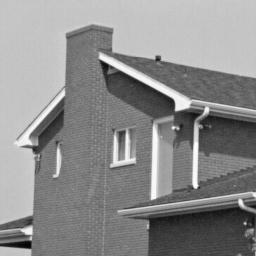
#> input picture Practical-work-6-Harris-Corner-Detector/images/house2.png, 256 x 256 px, found by its file name
$ jupyter execute TME6.ipynb   (older library calls are emulated)
#> lines starting #> are read from the running program, lines starting #| are printed output that depends on the picture; after the words box and inside, x2 and y2 are one past the last pixel; in counts of white or black regions, pixels touching at a corner belong together
# Practical work 6 : Harris Corner Detector

The goal of this pratical work is to implement the Harris-Stephen's corners detector (C. Harris and M. Stephens. A combined corner and edge detector. In Proc. Fourth Alvey Vision Conference, pages 147–151, 1988).

Recall the Harris detector computes a map of corners from an image $I$:
$$
R(x,y) = \operatorname{det}(M) - k (\operatorname{trace}(M))^2, (x,y) \text{pixels}
$$
with $k\in[0.04, 0.06]$. $M$ is the auto-correlation of image $I$:
$$
M=\begin{pmatrix}
\sum_{x,y \in W} w(x,y)I_x^2 &
\sum_{x,y \in W} w(x,y)I_xI_y \\
\sum_{x,y \in W} w(x,y)I_xI_y &
\sum_{x,y \in W} w(x,y)I_y^2
\end{pmatrix}
=\begin{pmatrix}
A & B \\ C & D
\end{pmatrix}
$$
with $w(x,y)=\frac1{2\pi \sigma^2}e^{\frac{(x-x_c)^2 + (y-y_c)^2}{2\sigma^2}}$ a Gaussian mask centered on the window $W$. Partial derivatives $I_x$ and $I_y$ are estimated by one of the following kernels :
- Gradient:  $G_x = \begin{pmatrix} 0 & 0 & 0\\ 1 & 0 &-1 \\ 0 & 0 & 0 \end{pmatrix}$,
 $G_y = G_x^T$
- Prewitt: $G_x = \begin{pmatrix} 1 & 0 & -1\\ 1 & 0 &-1 \\ 1 & 0 & -1 \end{pmatrix}$,
 $G_y = G_x^T$
- Sobel: $G_x = \begin{pmatrix} 1 & 0 & -1\\ 2 & 0 &-2 \\ 1 & 0 & -1 \end{pmatrix}$,
 $G_y = G_x^T$


[cell 1]
# Load useful libraries
from PIL import Image
import matplotlib.pyplot as plt
import numpy as np
import scipy.signal

# Useful functions
def gaussianKernel(sigma):
    N = np.int(np.ceil(3*sigma))
    x = y = np.linspace(np.int(-3*sigma),np.int(3*sigma),2*N+1)
    X,Y = np.meshgrid(x,y)
    noyau = np.exp(-(X*X+Y*Y)/(2*sigma*sigma))
    return noyau/noyau.sum()

def imshow(I, title=None, size=500, axis=False):
    """ display an image, with title, size, and axis """
    plt.figure(figsize=(size//80, size//80))
    plt.gray()
    plt.imshow(I)
    if not axis: plt.axis('off')
    if title: plt.title(title)
    plt.show()

## Exercise 1: Harris response calculation

1) Write a function `computeR(I, scale, kappa)` that returns the Harris response $R$ from an image $I$ and a scale $scale$. You will use 5 steps:
- Computation of the directionnal derivate $I_x$ and $I_y$. Use the Sobel kernel.
- Computation of the products $I_x^2$, $I_y^2$, $I_x.I_y$.
- Computation of the convolution of $I_x^2$, $I_y^2$ and $I_x.I_y$ by a gaussian kernel of size N (use given function `gaussianKernel()`)
- Computation of $\operatorname{det}(M(x,y))$ and $\operatorname{trace}(M(x,y))$ for each pixel
- Computation of $R(x,y) = \operatorname{det}(M(x,y)) - k.(\operatorname{trace}(M(x,y)))^2$. You can use $k = 0.04$.

 You can compute the convolutions by using the ```scipy.signal.convolve2d``` function.

[cell 2]
def computeR(image,scale,kappa):
    """ Array[n, m]*float*float->Array[n, m]
    """
#> called with scale = 2.33, kappa = 0.04
    Sx=np.array([[1,0,-1],[2,0,-2],[1,0,-1]])
    Sy=np.array([[1,2,1],[0,0,0],[-1,-2,-1]])

    Ix=scipy.signal.convolve2d(image,Sx,mode='same')
    Iy=scipy.signal.convolve2d(image,Sy,mode='same')

    Ix2=Ix**2
    Iy2=Iy**2
    Ixy=Ix*Iy
    Gkernel=gaussianKernel(scale)  #filtre gaussien

    #Calcul des convolutions
    gIx2=scipy.signal.convolve2d(Ix2,Gkernel,mode='same')
    gIy2=scipy.signal.convolve2d(Iy2,Gkernel,mode='same')
    gIxy=scipy.signal.convolve2d(Ixy,Gkernel,mode='same')

    det=gIx2*gIy2-gIxy**2
    trace=gIx2+gIy2

    R=det-kappa*(trace**2)

    return R

2) Write a script that displays the Harris response for the image ```img/house2.png``` along with the original image. Use a gaussian window of size $W=15$ pixels.

[cell 3]
image=np.array(Image.open("img/house2.png"))
print("Image house2.png")
imshow(image)

print("La réponse d'Harris pour l'image house2.png, avec une filtre gaussien de taille 15")
W=15
sigma=(W-1)/6
R=computeR(image,sigma,0.04)
imshow(R)

3) Write in a few lines an interpretation of the results, explaining how the Harris response allows to detect and discriminate homogeneous areas, edges and corners.

- La réponse de Harris montre bien les contours ,les coins et les régions sur l'image.
* R>0 : représente un coin
* R=0 : représente un région
* R<0 : représente un contours

## Exercise 2 : Harris corner detector
From the Harris response calculated at exercise 1, we will write all the functions needed for the Harris detector. Write the following functions:

1) A function `thresholdR(R, thres)` that calculates and returns the binary thresholding $R_b$ of the response $R$ according to the threshold $thres$

[cell 4]
def thresholdR(R, thres):
    """ Array[n, m] * float -> Array[n, m]
    """
#> called with thres = 900000
    return np.where(R<thres,0,1)
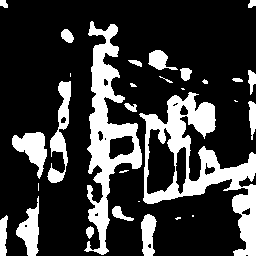
#> returned value: shape (256, 256) int64; values 0 (black) and 1 (white), 23% white; 30 white regions (9 under 20 px), largest, box (x1, y1, x2, y2) and area: (139, 92, 256, 256) 5707, (84, 21, 142, 255) 4628, (47, 81, 71, 183) 965

2) A function `Rnms(R, Rbin)` that performs a non-maximum supression from the response $R$ and the binarized response $R_{bin}$. It returns the image $R_{locmax}$ (same size as $R$) =1 where $R_{bin}=1$ and the pixel has a greater value $R$ than its 8 nearest neighbors.

**Bonus**: Write a faster version of the script using Numpy function `np.roll()`.

[cell 5]
def Rnms(image_harris,Rbin):
    """ Array[n, m] -> Array[n, m]
    """
    R=image_harris.copy()

    n=R.shape[0]
#> n = 256
    m=R.shape[1]
#> m = 256
    Rlocmax=np.zeros((n,m))
    List=[]

    for i in range(1,n-1):
        for j in range(1,m-1):
            Liste=[]
            liste=np.matrix.tolist((R[i-1:i+2,j-1:j+2]).reshape((1,9)))
            liste=liste[0]
            del liste[4]
            if np.all(R[i,j]>liste) and Rbin[i,j]==1:
                Rlocmax[i,j]=1
#> Rlocmax: shape (256, 256) float64; values 0 (black) and 1 (white), 0.24% white in thin lines or dots

    return Rlocmax

3) Write a function ``cornerDetector(image, scale, kappa, thresh)`` that returns an array of the same size as the image. The array takes two values: 1 where a corner is detected and 0 elsewhere.

[cell 6]
def cornerDetector(image, sigma, kappa, thres):
    """ Array[n, m]*float*float*float -> Array[n, m]
    """
    R=computeR(image,sigma,kappa)
    Rbin=thresholdR(R,thres)
    Rlocmax=Rnms(R,Rbin)
    return Rlocmax

4 ) Display the detected corners on the original image for the image ```img/house2.png```. Each detected corner will be displayed as a small red disk. You can use the functions ```np.nonzero()``` and ```plt.scatter()``` to that purpose.

[cell 7]
image=np.array(Image.open("img/house2.png"))
print("Image house2.png :\n")
imshow(image)

print("Detection de coins dans l'image house2.png :\n")
W=15
sigma=(W-1)/6
kappa=0.04
thres=900000
Result=cornerDetector(image,sigma,kappa,thres)
imshow(Result)
plt.scatter(np.nonzero(Result)[0],np.nonzero(Result)[1],c='red')

5) Evaluate the performances of the corner detector. Try to find good values for Sigma and Threshold.

The performance of the corner detector :

Le detecteur de coin permet de detecter les coin grace à la réponse du détecteur de Harris.

Sigma=14/6=2,33
Threshold=900000

## Exercise 3 : Properties of Harris corner detector

The goal of this exercice is to study some invariance properties of Harris detector.

1) Write a script that detects the corners on the images ```img/toyHorse1.png``` and ```img/toyHorse2.png``` with a scale of 15 and appropriate threshold value. Display the detected corners on the images.

[cell 8]
image1=np.array(Image.open("img/toyHorse1.png"))
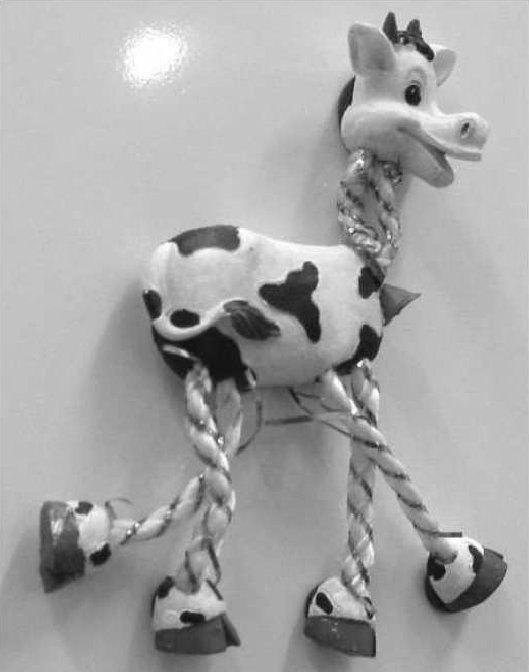
#> input picture Practical-work-6-Harris-Corner-Detector/images/toyHorse1.png, 529 x 672 px, found by its file name
#> image1 is the input picture: shape (672, 529); min 1, max 255, mean 166.5
print("Image house2.png :\n")
imshow(image1)

W=15
sigma=(W-1)/6
kappa=0.04
thres=1000000

print("Detection de coins dans l'image toyHorse1.png :\n")
Result=cornerDetector(image1,sigma,kappa,thres)
#> call 3 of computeR, with scale = 2.33, kappa = 0.04
#> in computeR (call 3), `Ixy=Ix*Iy`:
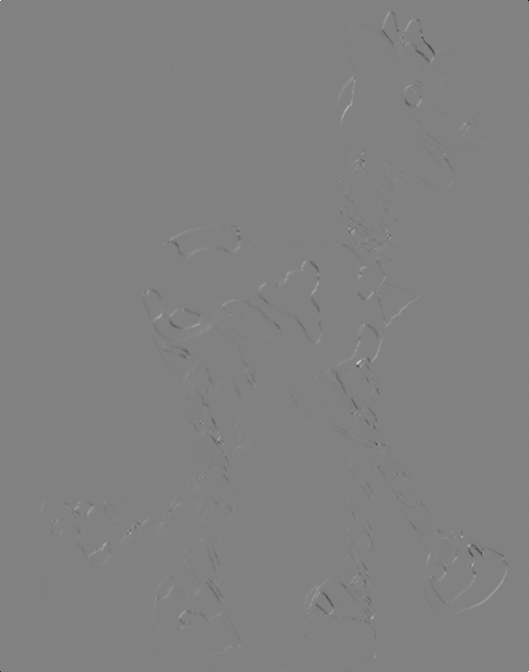
#> Ixy: shape (672, 529) int64; min -357600, max 345455, mean -139.2; drawn with min black and max white
#> in computeR (call 3), `R=det-kappa*(trace**2)`:
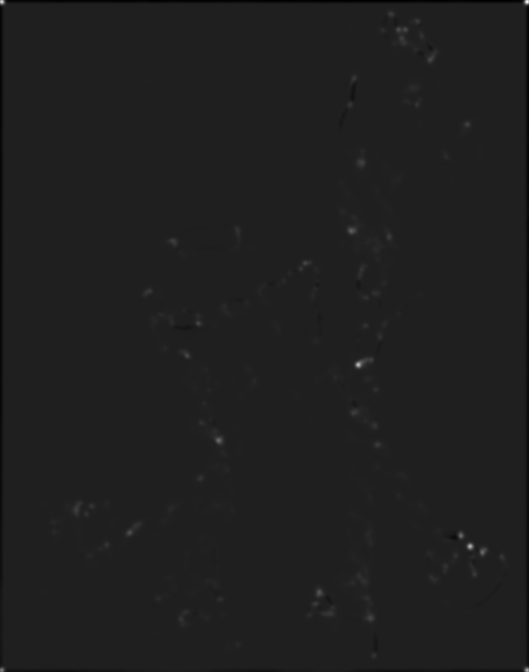
#> R: shape (672, 529) float64; min -593450713.4, max 4.17e+09, mean -758851.7; drawn with min black and max white
#> in thresholdR (call 2), `return np.where(R<thres,0,1)`: returned value: shape (672, 529) int64; values 0 (black) and 1 (white), 15% white; 80 white regions (21 under 20 px), largest, box (x1, y1, x2, y2) and area: (311, 335, 512, 590) 8759, (152, 343, 261, 560) 8402, (334, 143, 407, 304) 7478
#> after the loop in Rnms (call 2), `for i in range(1,n-1):`:
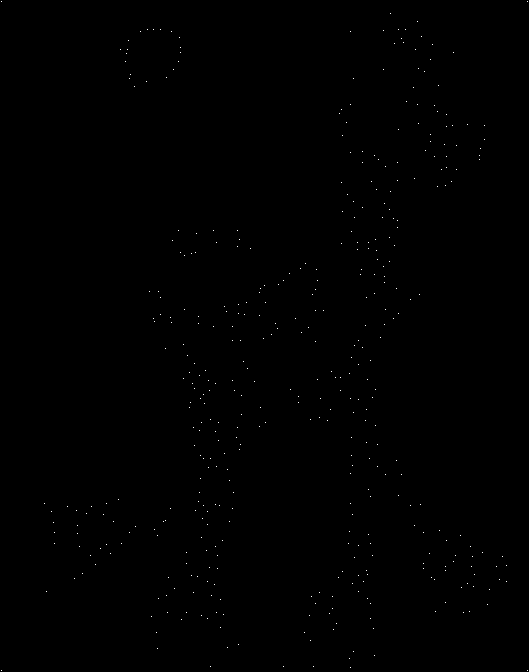
#> Rlocmax: shape (672, 529) float64; values 0 (black) and 1 (white), 0.12% white in thin lines or dots
plt.scatter(np.nonzero(Result)[0],np.nonzero(Result)[1],c='red')


image2=np.array(Image.open("img/toyHorse2.png"))
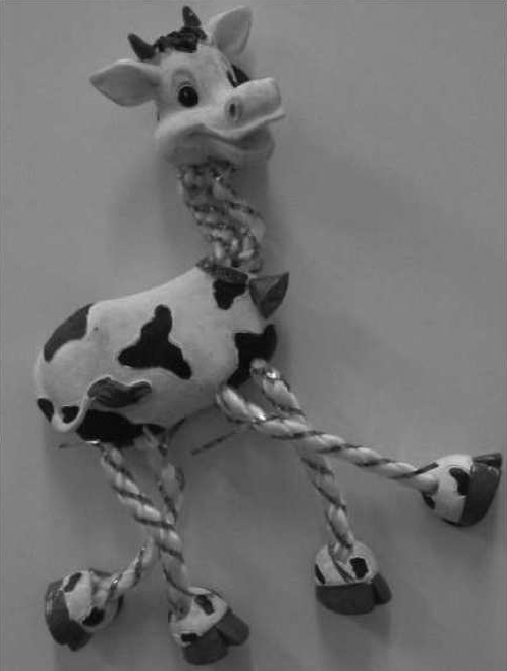
#> input picture Practical-work-6-Harris-Corner-Detector/images/toyHorse2.png, 507 x 671 px, found by its file name
#> image2 is the input picture: shape (671, 507); min 0, max 253, mean 111.7
print("Image house2.png :\n")
imshow(image2)

print("Detection de coins dans l'image toyHorse2.png :\n")
Result=cornerDetector(image2,sigma,kappa,thres)
#> call 4 of computeR, with scale = 2.33, kappa = 0.04
#> in computeR (call 4), `gIxy=scipy.signal.convolve2d(Ixy,Gkernel,mode='same')`:
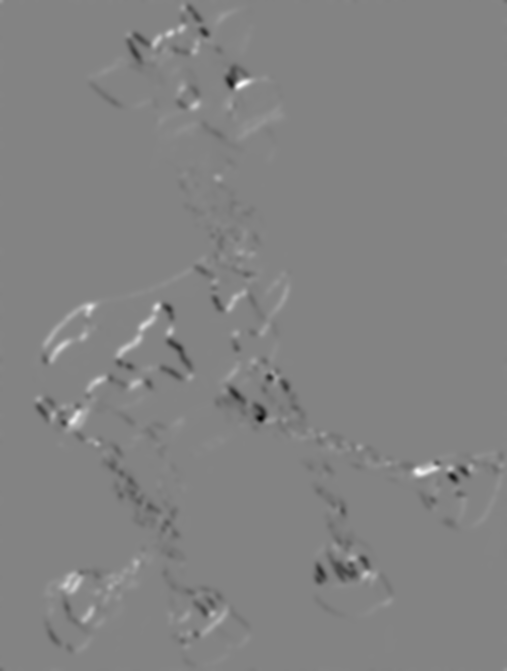
#> gIxy: shape (671, 507) float64; min -25365.6, max 23709.4, mean -38.3; drawn with min black and max white
#> in computeR (call 4), `R=det-kappa*(trace**2)`:
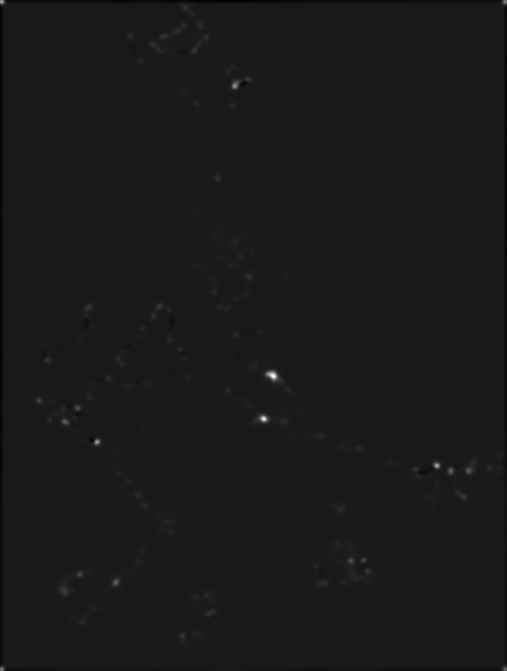
#> R: shape (671, 507) float64; min -139889217.7, max 1.24e+09, mean 749869.7; drawn with min black and max white
#> in thresholdR (call 3), `return np.where(R<thres,0,1)`: returned value: shape (671, 507) int64; values 0 (black) and 1 (white), 11.5% white; 84 white regions (20 under 20 px), largest, box (x1, y1, x2, y2) and area: (33, 371, 187, 637) 9584, (212, 356, 405, 471) 5375, (185, 200, 262, 315) 4315
#> after the loop in Rnms (call 3), `for i in range(1,n-1):`:
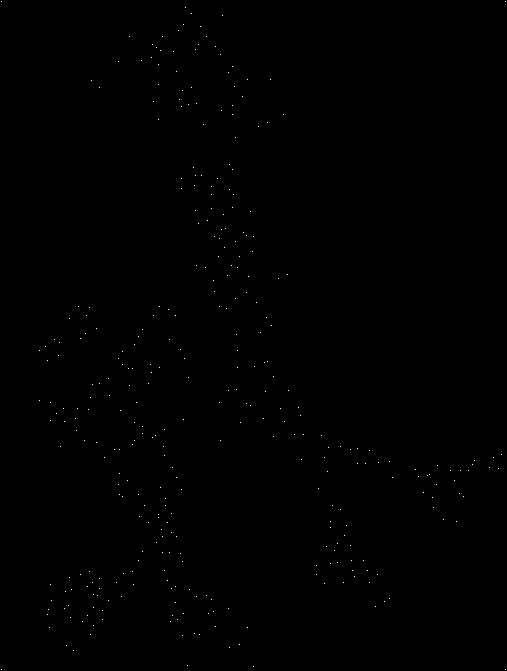
#> Rlocmax: shape (671, 507) float64; values 0 (black) and 1 (white), 0.1% white in thin lines or dots
plt.scatter(np.nonzero(Result)[0],np.nonzero(Result)[1],c='red')
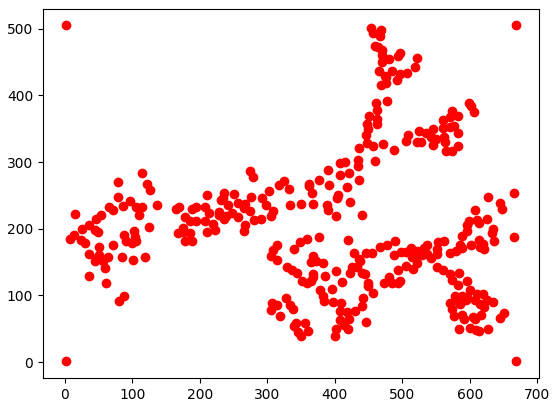
#> figure drawn by matplotlib, 1 panel

2) What are the dynamic ranges of these two images ?

[cell 9]
Max=image1.max()
#> Max = 255
Min=image1.min()
#> Min = 1
L=Max-Min+1
#> L = 255
print("Dynamic range of image toyHorse1 :",L)
#| Dynamic range of image toyHorse1 : 255

Max=image2.max()
#> Max = 253
Min=image2.min()
#> Min = 0
L=Max-Min+1
#> L = 254
print("Dynamic range of image toyHorse2 :",L)
#| Dynamic range of image toyHorse2 : 254
